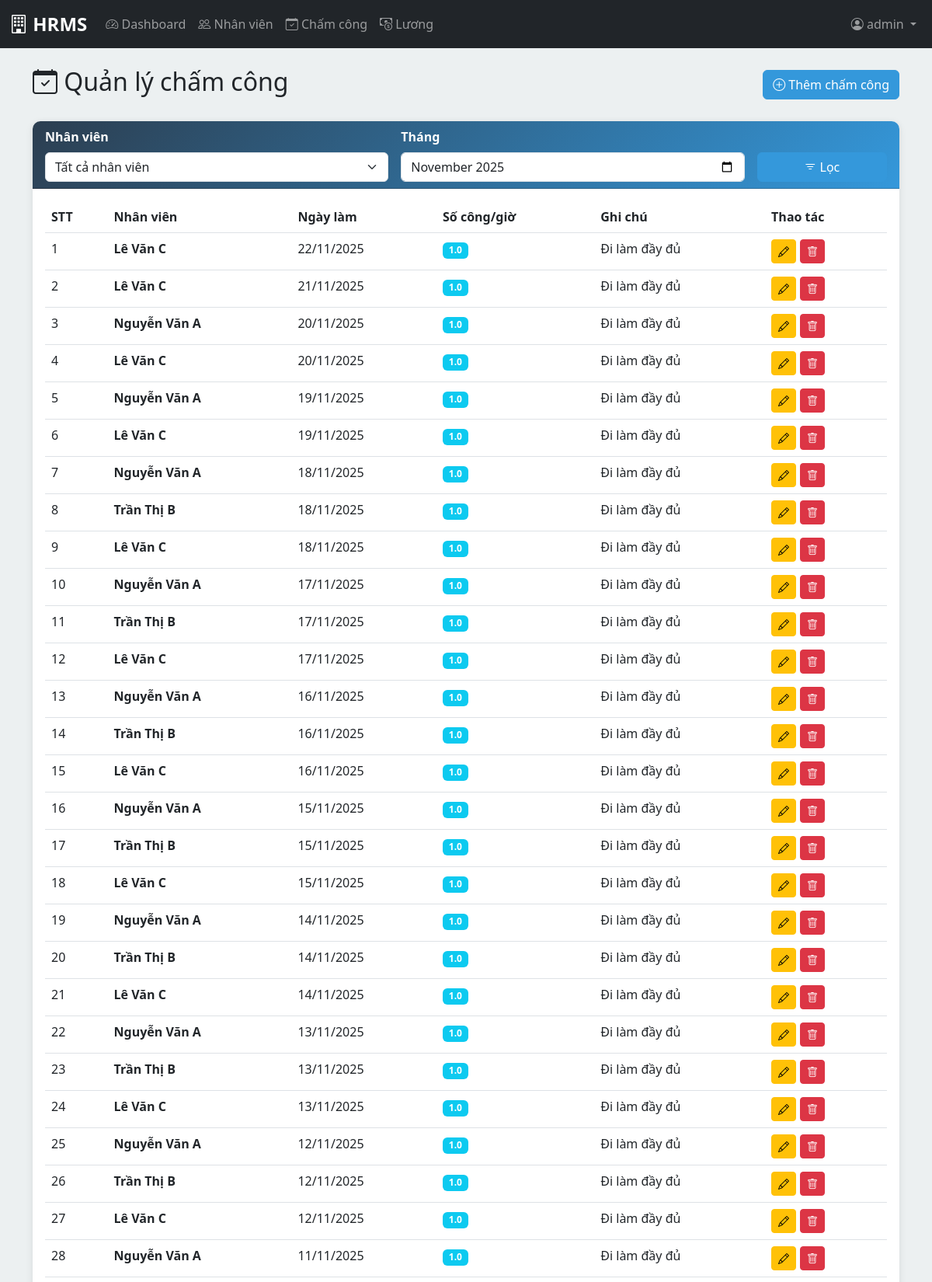
Page /admin/attendance (signed in, upper part) on the committed database.
### models/__init__.py (models this page shows, shortened)
class User(UserMixin, db.Model):
    __tablename__ = 'users'
    id = db.Column(db.Integer, primary_key=True)
    username = db.Column(db.String(50), unique=True, nullable=False)
    password_hash = db.Column(db.String(255), nullable=False)
    role = db.Column(db.String(20), nullable=False, default='user')  # 'admin' or 'user'
    employee_id = db.Column(db.Integer, db.ForeignKey('employees.id'), nullable=True)
    employee = db.relationship('Employee', back_populates='user', uselist=False)
    def is_admin(self):
        return self.role == 'admin'

class Attendance(db.Model):
    __tablename__ = 'attendances'
    id = db.Column(db.Integer, primary_key=True)
    employee_id = db.Column(db.Integer, db.ForeignKey('employees.id'), nullable=False)
    work_date = db.Column(db.Date, nullable=False)
    work_hours = db.Column(db.Float, nullable=False)  # Số công / số giờ
    note = db.Column(db.Text)
    created_at = db.Column(db.DateTime, default=datetime.utcnow)
    employee = db.relationship('Employee', back_populates='attendances')
    __table_args__ = (
        db.UniqueConstraint('employee_id', 'work_date', name='unique_employee_date'),
    )

class Employee(db.Model):
    __tablename__ = 'employees'
    id = db.Column(db.Integer, primary_key=True)
    full_name = db.Column(db.String(100), nullable=False)
    phone = db.Column(db.String(20))
    email = db.Column(db.String(100))
    position = db.Column(db.String(100))
    daily_wage = db.Column(db.Float, nullable=False)  # Lương 1 ngày hoặc 1 giờ
    start_date = db.Column(db.Date, nullable=False, default=datetime.utcnow)
    status = db.Column(db.String(20), nullable=False, default='active')  # 'active' or 'inactive'
    created_at = db.Column(db.DateTime, default=datetime.utcnow)
    user = db.relationship('User', back_populates='employee', uselist=False)
    attendances = db.relationship('Attendance', back_populates='employee', cascade='all, delete-orphan')

### routes/admin.py (the view)
@admin_bp.route('/attendance')
@login_required
@admin_required
def attendance():
    employee_id = request.args.get('employee_id', type=int)
    month = request.args.get('month', datetime.now().strftime('%Y-%m'))
    query = Attendance.query
    if employee_id:
        query = query.filter_by(employee_id=employee_id)
    if month:
        year, mon = map(int, month.split('-'))
        query = query.filter(
            db.extract('year', Attendance.work_date) == year,
            db.extract('month', Attendance.work_date) == mon
        )
    attendances = query.order_by(Attendance.work_date.desc()).all()
    employees = Employee.query.filter_by(status='active').all()
    return render_template('admin/attendance.html',
                         attendances=attendances,
                         employees=employees,
                         selected_employee=employee_id,
                         selected_month=month)

### app.py (called while the page is built)
def create_app():
    app = Flask(__name__)
    app.config.from_object(Config)
    db.init_app(app)
    login_manager = LoginManager()
    login_manager.init_app(app)
    login_manager.login_view = 'auth.login'
    login_manager.login_message = 'Vui lòng đăng nhập để tiếp tục.'
    login_manager.login_message_category = 'warning'
    @login_manager.user_loader
    def load_user(user_id):
        return User.query.get(int(user_id))
    from routes.auth import auth_bp
    from routes.admin import admin_bp
    from routes.employee import employee_bp
    app.register_blueprint(auth_bp)
    app.register_blueprint(admin_bp)
    app.register_blueprint(employee_bp)
    with app.app_context():
        db.create_all()
    return app

### routes/admin.py (called while the page is built)
def admin_required(f):
    @wraps(f)
    def decorated_function(*args, **kwargs):
        if not current_user.is_authenticated or not current_user.is_admin():
            flash('Bạn không có quyền truy cập!', 'danger')
            return redirect(url_for('auth.login'))
        return f(*args, **kwargs)
    return decorated_function

### templates/admin/attendance.html (shortened to what this page needs)
{% extends "base.html" %}
{% block content %}
<div class="container">
    <div class="d-flex justify-content-between align-items-center mb-4">
        <h2><i class="bi bi-calendar-check"></i> Quản lý chấm công</h2>
        <a href="{{ url_for('admin.add_attendance') }}" class="btn btn-primary">
            <i class="bi bi-plus-circle"></i> Thêm chấm công
        </a>
    </div>
    <div class="card">
        <div class="card-header">
            <form method="GET" action="{{ url_for('admin.attendance') }}" class="row g-3">
                <div class="col-md-5">
                    <label class="form-label">Nhân viên</label>
                    <select class="form-select" name="employee_id">
                        <option value="">Tất cả nhân viên</option>
                    </select>
                </div>
                <div class="col-md-5">
                    <label class="form-label">Tháng</label>
                    <input type="month" class="form-control" name="month" value="{{ selected_month }}">
                </div>
                <div class="col-md-2">
                    <label class="form-label">&nbsp;</label>
                    <button type="submit" class="btn btn-primary w-100">
                        <i class="bi bi-filter"></i> Lọc
                    </button>
                </div>
            </form>
        </div>
        <div class="card-body">
            {% if attendances %}
            <div class="table-responsive">
                <table class="table table-hover">
                    <thead>
                        <tr>
                            <th>STT</th>
                            <th>Nhân viên</th>
                            <th>Ngày làm</th>
                            <th>Số công/giờ</th>
                            <th>Ghi chú</th>
                            <th>Thao tác</th>
                        </tr>
                    </thead>
                    <tbody>
                        {% for att in attendances %}
                        <tr>
                            <td>{{ loop.index }}</td>
                            <td><strong>{{ att.employee.full_name }}</strong></td>
                            <td>{{ att.work_date.strftime('%d/%m/%Y') }}</td>
                            <td>
                                <span class="badge bg-info">{{ att.work_hours }}</span>
                            </td>
                            <td>{{ att.note or '-' }}</td>
                            <td>
                                <div class="action-buttons">
                                    <a href="{{ url_for('admin.edit_attendance', id=att.id) }}"
                                       class="btn btn-sm btn-warning">
                                        <i class="bi bi-pencil"></i>
                                    </a>
                                    <form method="POST" action="{{ url_for('admin.delete_attendance', id=att.id) }}"
                                          style="display: inline;"
                                          onsubmit="return confirm('Bạn có chắc muốn xóa chấm công này?');">
                                        <button type="submit" class="btn btn-sm btn-danger">
                                            <i class="bi bi-trash"></i>
                                        </button>
                                    </form>
                                </div>
                            </td>
                        </tr>
                        {% endfor %}
                    </tbody>
                </table>
            </div>
            {% else %}
            <div class="no-data">
                <i class="bi bi-inbox" style="font-size: 3rem;"></i>
                <p>Không có dữ liệu chấm công</p>
            </div>
            {% endif %}
        </div>
    </div>
</div>
{% endblock %}

### templates/base.html (shortened to what this page needs)
<!DOCTYPE html>
<html lang="vi">
<head>
    <link href="https://cdn.jsdelivr.net/npm/bootstrap@5.3.0/dist/css/bootstrap.min.css" rel="stylesheet">
    <link rel="stylesheet" href="https://cdn.jsdelivr.net/npm/bootstrap-icons@1.10.0/font/bootstrap-icons.css">
    <link rel="stylesheet" href="{{ url_for('static', filename='css/style.css') }}">
</head>
<body>
    {% if current_user.is_authenticated %}
    <nav class="navbar navbar-expand-lg navbar-dark bg-dark">
        <div class="container-fluid">
            <a class="navbar-brand" href="{{ url_for('auth.index') }}">
                <i class="bi bi-building"></i> HRMS
            </a>
            <div class="collapse navbar-collapse" id="navbarNav">
                <ul class="navbar-nav me-auto">
                    {% if current_user.is_admin() %}
                    <li class="nav-item">
                        <a class="nav-link" href="{{ url_for('admin.dashboard') }}">
                            <i class="bi bi-speedometer2"></i> Dashboard
                        </a>
                    </li>
                    <li class="nav-item">
                        <a class="nav-link" href="{{ url_for('admin.employees') }}">
                            <i class="bi bi-people"></i> Nhân viên
                        </a>
                    </li>
                    <li class="nav-item">
                        <a class="nav-link" href="{{ url_for('admin.attendance') }}">
                            <i class="bi bi-calendar-check"></i> Chấm công
                        </a>
                    </li>
                    <li class="nav-item">
                        <a class="nav-link" href="{{ url_for('admin.salary') }}">
                            <i class="bi bi-cash-coin"></i> Lương
                        </a>
                    </li>
                    {% endif %}
                </ul>
                <ul class="navbar-nav">
                    <li class="nav-item dropdown">
                        <a class="nav-link dropdown-toggle" href="#" role="button" data-bs-toggle="dropdown">
                            <i class="bi bi-person-circle"></i> {{ current_user.username }}
                        </a>
                    </li>
                </ul>
            </div>
        </div>
    </nav>
    {% endif %}
    <main class="{% if current_user.is_authenticated %}container-fluid{% endif %} py-4">
        {% block content %}{% endblock %}
    </main>
</body>
</html>

### static/css/style.css (style rules this page uses)
:root { --primary-color: #2c3e50; --secondary-color: #3498db; --success-color: #27ae60; --danger-color: #e74c3c; --warning-color: #f39c12; --light-bg: #ecf0f1; }
body { background-color: var(--light-bg); font-family: 'Segoe UI', Tahoma, Geneva, Verdana, sans-serif; }
.navbar-brand { font-weight: bold; font-size: 1.5rem; }
.card { border: none; border-radius: 10px; box-shadow: 0 2px 10px rgba(0,0,0,0.1); margin-bottom: 20px; }
.card-header { background: linear-gradient(135deg, var(--primary-color), var(--secondary-color)); color: white; border-radius: 10px 10px 0 0 !important; font-weight: 600; }
.btn-primary { background-color: var(--secondary-color); border-color: var(--secondary-color); }
.table { background-color: white; }
.table thead { background-color: var(--primary-color); color: white; }
.action-buttons { display: flex; gap: 5px; }

### rows in the picture
User: username "admin"
Attendance: employee.full_name "Lê Văn C", work_date "22/11/2025", work_hours "1.0", note "Đi làm đầy đủ"
Attendance: employee.full_name "Lê Văn C", work_date "21/11/2025", work_hours "1.0", note "Đi làm đầy đủ"
Attendance: employee.full_name "Nguyễn Văn A", work_date "20/11/2025", work_hours "1.0", note "Đi làm đầy đủ"
Attendance: employee.full_name "Lê Văn C", work_date "20/11/2025", work_hours "1.0", note "Đi làm đầy đủ"
Attendance: employee.full_name "Nguyễn Văn A", work_date "19/11/2025", work_hours "1.0", note "Đi làm đầy đủ"
Attendance: employee.full_name "Lê Văn C", work_date "19/11/2025", work_hours "1.0", note "Đi làm đầy đủ"
Attendance: employee.full_name "Nguyễn Văn A", work_date "18/11/2025", work_hours "1.0", note "Đi làm đầy đủ"
Attendance: employee.full_name "Trần Thị B", work_date "18/11/2025", work_hours "1.0", note "Đi làm đầy đủ"
Attendance: employee.full_name "Lê Văn C", work_date "18/11/2025", work_hours "1.0", note "Đi làm đầy đủ"
Attendance: employee.full_name "Nguyễn Văn A", work_date "17/11/2025", work_hours "1.0", note "Đi làm đầy đủ"
Attendance: employee.full_name "Trần Thị B", work_date "17/11/2025", work_hours "1.0", note "Đi làm đầy đủ"
Attendance: employee.full_name "Lê Văn C", work_date "17/11/2025", work_hours "1.0", note "Đi làm đầy đủ"
Attendance: employee.full_name "Nguyễn Văn A", work_date "16/11/2025", work_hours "1.0", note "Đi làm đầy đủ"
Attendance: employee.full_name "Trần Thị B", work_date "16/11/2025", work_hours "1.0", note "Đi làm đầy đủ"
Attendance: employee.full_name "Lê Văn C", work_date "16/11/2025", work_hours "1.0", note "Đi làm đầy đủ"
Attendance: employee.full_name "Nguyễn Văn A", work_date "15/11/2025", work_hours "1.0", note "Đi làm đầy đủ"
Attendance: employee.full_name "Trần Thị B", work_date "15/11/2025", work_hours "1.0", note "Đi làm đầy đủ"
Attendance: employee.full_name "Lê Văn C", work_date "15/11/2025", work_hours "1.0", note "Đi làm đầy đủ"
Attendance: employee.full_name "Nguyễn Văn A", work_date "14/11/2025", work_hours "1.0", note "Đi làm đầy đủ"
Attendance: employee.full_name "Trần Thị B", work_date "14/11/2025", work_hours "1.0", note "Đi làm đầy đủ"
Attendance: employee.full_name "Lê Văn C", work_date "14/11/2025", work_hours "1.0", note "Đi làm đầy đủ"
Attendance: employee.full_name "Nguyễn Văn A", work_date "13/11/2025", work_hours "1.0", note "Đi làm đầy đủ"
Attendance: employee.full_name "Trần Thị B", work_date "13/11/2025", work_hours "1.0", note "Đi làm đầy đủ"
Attendance: employee.full_name "Lê Văn C", work_date "13/11/2025", work_hours "1.0", note "Đi làm đầy đủ"
Attendance: employee.full_name "Nguyễn Văn A", work_date "12/11/2025", work_hours "1.0", note "Đi làm đầy đủ"
Attendance: employee.full_name "Trần Thị B", work_date "12/11/2025", work_hours "1.0", note "Đi làm đầy đủ"
Attendance: employee.full_name "Lê Văn C", work_date "12/11/2025", work_hours "1.0", note "Đi làm đầy đủ"
Attendance: employee.full_name "Nguyễn Văn A", work_date "11/11/2025", work_hours "1.0", note "Đi làm đầy đủ"
